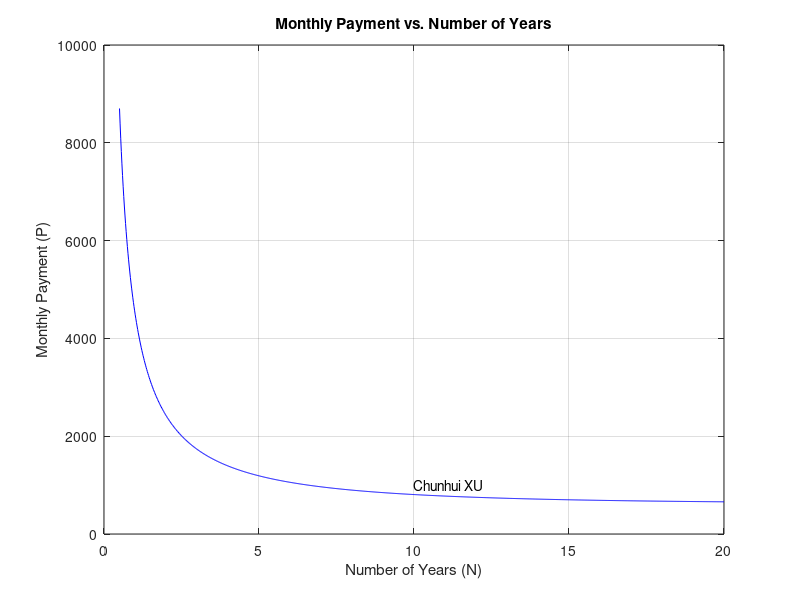
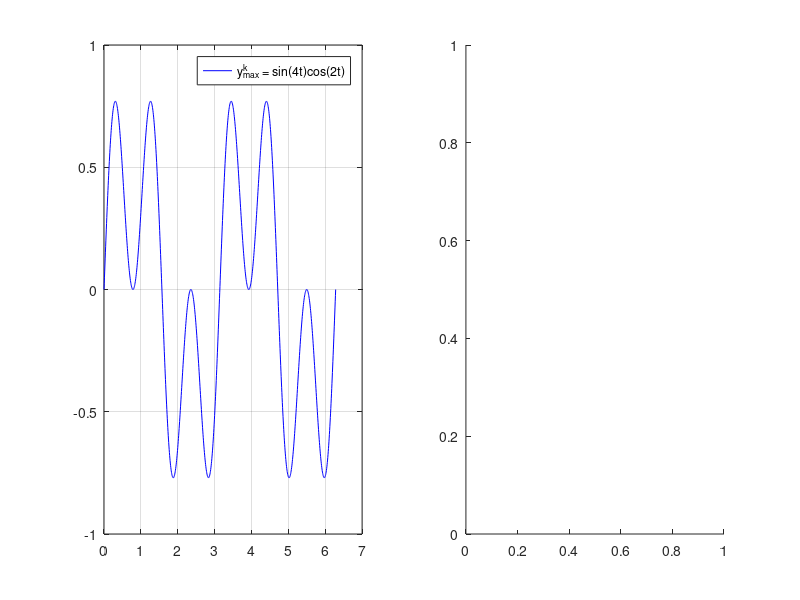

Source code (MATLAB) for these figures, in order: (Note: this script raises an error after producing the figures.)
%% Script Information

% ME112 HW 1
% Author: Chunhui XU
% Date: 2024/03/01


%% Problem 1
clear; close all; clc;

r = 0.15; % annual interest rate
L = 50000; % loan amount in dollars

% Define the function and range
N = linspace(0.5, 20, 1000);
P = (r .* L .* (1 + r./12).^(12.*N)) ./ (12 .* ((1 + r./12).^(12.*N) - 1));

% Create the plot for monthly payment vs. number of years
figure;
plot(N, P, 'b');

% Add information for the graph
title('Monthly Payment vs. Number of Years'); % set title
xlabel('Number of Years (N)'); % set x label
ylabel('Monthly Payment (P)'); % set y label
grid on;

% Add my name to the plot using the "text" command
text(10, 1000, 'Chunhui XU');


%% Problem 2
clear; close all; clc;

% a. Create the matrix
A = [20 4 2 6; 6 37 2 3; 8 5 9 9]

% b. assign the first row of A to a vector called x1
x1 = A(1, :) % Selects the first row of A and assigns it to x1

% c. assign the last 2 rows of A to an array called y
y = A(2:end, :) % Selects the last 2 rows of A and assigns them to y

% d. assign the even-numbered columns of A to an array called B
B = A(:, 2:2:end) % Selects the even-numbered columns of A and assigns them to B

% e. assign the transpose of A to C
C = A.' % Transposes A, making it a 4-by-3 array, and assigns it to C

% f. compute the reciprocal of each element of A
reciprocal_A = 1 ./ A % Computes the reciprocal of each element of A

% g. change the number in column 2, row 3 of A to 100
A(3, 2) = 100 % Changes the value in column 2, row 3 of A to 100


%% Problem 3
clear; close all; clc;

t = linspace(0, 2 * pi, 1000);
y_max = sin(4 * t) .* cos(2 * t);

figure;
% XY plot
subplot(1,2,1); % create subplot 1
plot(t, y_max, 'b'); % cartesian coordinates
grid on;
legend('y_{max}^k = sin(4t)cos(2t)');

% Polar plot
subplot(1,2,2); % create subplot 2
polarplot(t, y_max, 'b'); % polar coordinates
rlim([0 1]);
text(0, 0, 'Chunhui XU', 'HorizontalAlignment', 'left');


%% Problem 4
clear; close all; clc;

% a.
% user_input = input('Enter a number: ');
user_input = 5;

% b.
cm_value = user_input * 2.54;
fprintf('%0.2f inches is %0.2f cm\n', user_input, cm_value);

% c.
mm_value = user_input * 25.4;
disp([num2str(user_input, '%0.2f') ' inches is also ' num2str(mm_value, '%0.2f') ' mm']);


%% Problem 5
clear; close all; clc;

N_R = logspace(4, 8, 1000);

% Define D/eps values
D_es = [20, 100, 1000, 10000, 100000];

% Define the Laminar flow
flow = logspace(2.8, 3.3, 1000);

figure;

% For each D/eps value
for i = 1:length(D_es)
    f = 0.25 ./ (log10(1./(3.7 * D_es(i)) + 5.7 ./ N_R.^0.9)).^2; % define the function
    loglog(N_R, f, 'DisplayName', ['D/', char(949), sprintf(' = %d', D_es(i))]);
    hold on; % hold the old graph
end

% Add the line for smooth pipes (f = 64/NR)
loglog(flow, 64./flow, 'DisplayName', 'Laminar flow');

% Add labels, title, and legend
xlabel('Reynolds Number N_R');
ylabel('Friction factor f');
title('Moody''s Diagram');
legend('Location', 'Southwest');
grid on;

% Set the display limit
xlim([10^4 10^8]);
ylim([0.008 0.1]);

% Set Name
text(10^7, 0.09, 'Chunhui XU');

% Set start position
axis([10.^2.8 10.^8 10.^-2.1 10.^-1])


%% Problem 6
clear; close all; clc;

% Define the range of x and y
x = -2:0.1:2;
y = -2:0.1:2;
[X, Y] = meshgrid(x, y);

% Define the function
f = 50 .* Y.^2 .* exp(-X.^2 - 0.5 .* Y.^2);

% Plot the function
figure;
surf(X, Y, f);

% Add information for the graph
title('Chunhui XU''s Plot');
xlabel('x');
ylabel('y');
zlabel('f(x,y) = 50y^2e^{-x^2-0.5y^2}');


%%
clear; close all; clc;
